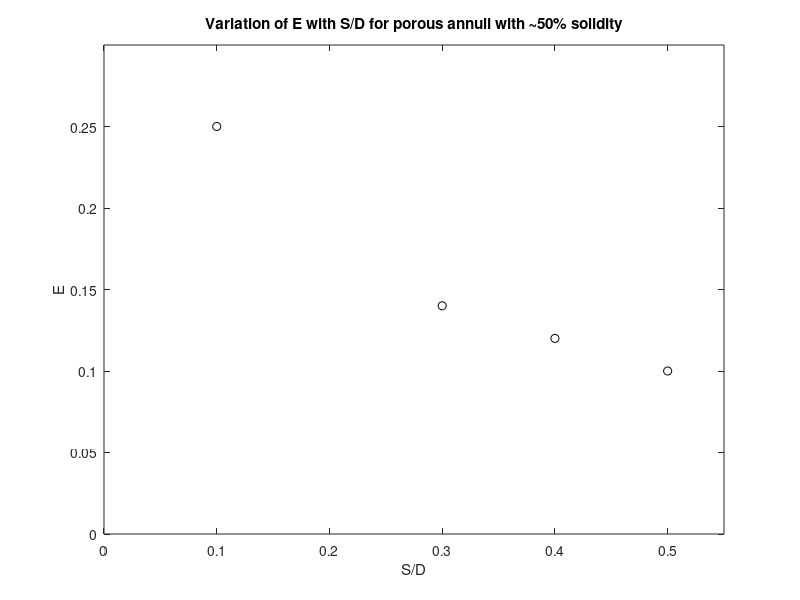

The MATLAB source for this figure: (Note: this script raises an error after producing the figure.)
SD = [0.1 0.3 0.4 0.5]; 
EE = [0.25 0.14 0.12 0.1]; 

plot(SD,EE,'ko')
axis([0 0.55 0 0.3])
xlabel('S/D')
ylabel('E')
title('Variation of E with S/D for porous annuli with ~50% solidity')
fontsize(14,'points')
set(gcf,'color','white')